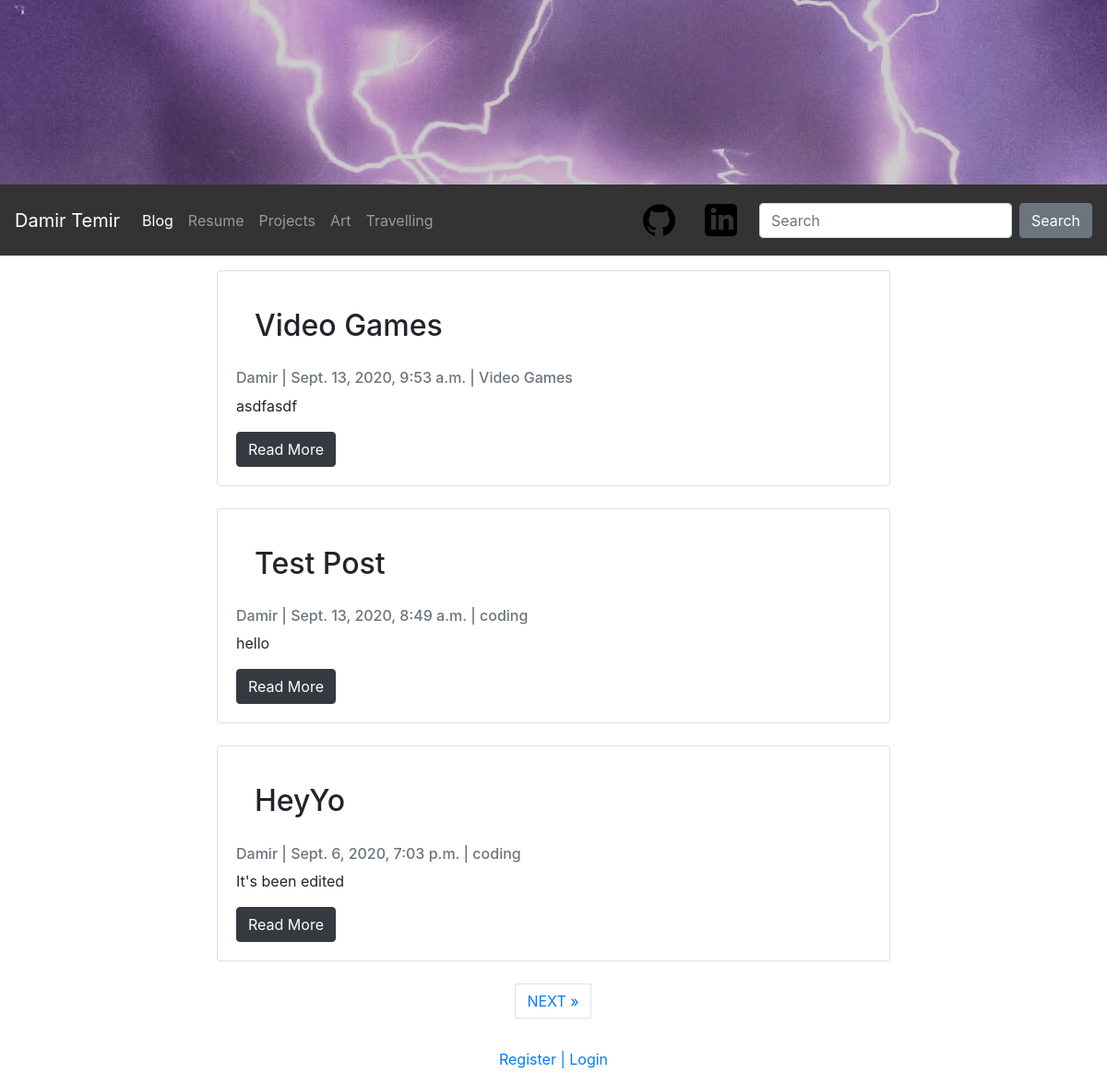
/blog/, run on an earlier commit of the app's database.
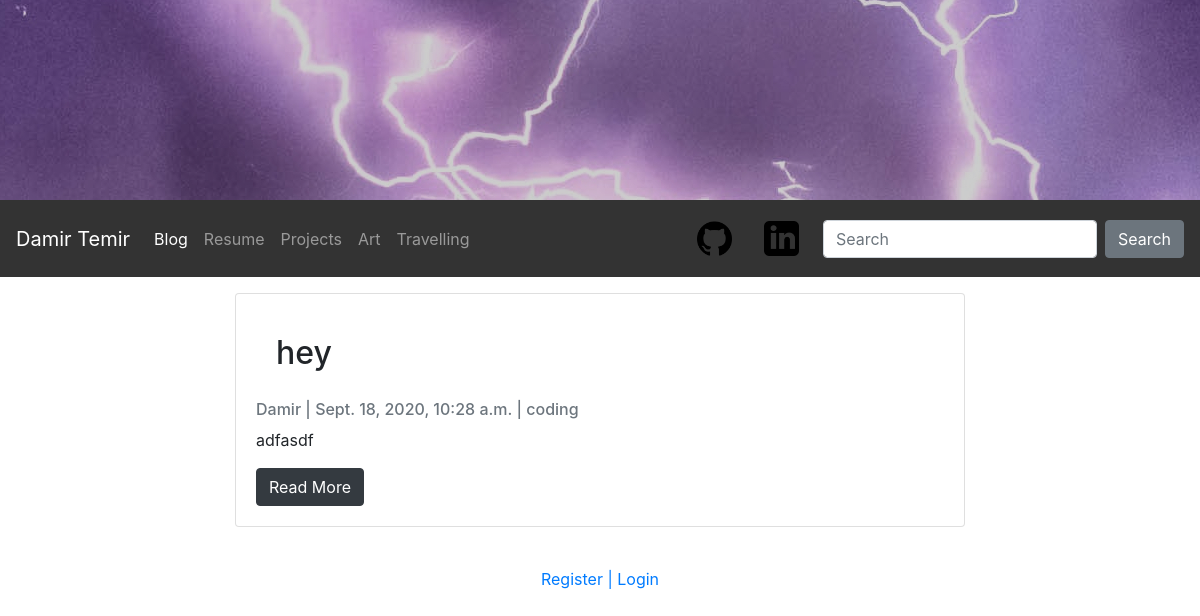
And on a later commit of the database.
### blog/models.py (models this page shows, shortened)
class Post(models.Model):
    title = models.CharField(max_length=100, unique=True)
    header_image = models.ImageField(null=True, blank=True, upload_to='images/')
    slug = models.SlugField(max_length=100, unique=True)
    author = models.ForeignKey(User, on_delete=models.CASCADE, related_name='blog_posts')
    updated_on = models.DateTimeField(auto_now=True)
    content = models.TextField()
    created_on = models.DateTimeField(auto_now_add=True)
    status = models.IntegerField(choices=STATUS, default=0)
    category = models.CharField(max_length=255, default='Coding')
    class Meta:
        ordering = ['-created_on']

### blog/views.py (the view)
# urls.py: path('', views.PostList.as_view(), name='home'),
class PostList(ListView):
    queryset = Post.objects.filter(status=1).order_by('-created_on')
    template_name = 'blog/blog.html'
    context_object_name = 'post_list'
    paginate_by = 3

### blog/templates/blog/blog.html (shortened to what this page needs)
{% extends 'blog/nav.html' %}
{% load static %}
{% block content %}
    <body>
        <main>
            <div class="container align-items-center">
                <div class="row">
                {% if post_list %}
                    <div class="col-md-8 mt-3 mx-auto">
                        {% for post in post_list %}
                        <div class="card mb-4">
                        <div class="card-body">
                            <h2 class="card-body">{{ post.title }}</h2>
                            <p class="card-text text-muted h6">{{ post.author }} | {{ post.created_on }} | {{ post.category }}</p>
                            <p class="card-text">{{ post.content|slice:":200" }}</p>
                            <a href="{% url 'blog:post_detail' post.slug %}" class="btn btn-dark">Read More</a>
                        </div>
                        </div>
                        {% endfor %}
                    </div>
                {% else %}
                    <div class="col-md-8 mt-3 mx-auto">
                        <div class="card mb-4 card-body">
                            <h2 class="card-body">No posts are available yet</h2>
                        </div>
                    </div>
                {% endif %}
                </div>
            </div>
            {% if is_paginated %}
              <ul class="pagination justify-content-center">
                {% if page_obj.has_next %}
                <li><a href="?page={{ page_obj.next_page_number }}" class="page-link"> NEXT &raquo;</a></li>
                {% endif %}
              </ul>
            {% endif %}
        </main>
    </body>
{% endblock content %}

What changed in the data, as far as the page shows it:
removed Post: title "Video Games", author "Damir", created_on "Sept. 13, 2020, 9:53 a.m.", category "Video Games", content "asdfasdf"
removed Post: title "Test Post", author "Damir", created_on "Sept. 13, 2020, 8:49 a.m.", category "coding", content "hello"
removed Post: title "HeyYo", author "Damir", created_on "Sept. 6, 2020, 7:03 p.m.", category "coding", content "It's been edited"
added Post: title "hey", author "Damir", created_on "Sept. 18, 2020, 10:28 a.m.", category "coding", content "adfasdf"
Also different on the page:
text no longer shown: "NEXT »"
